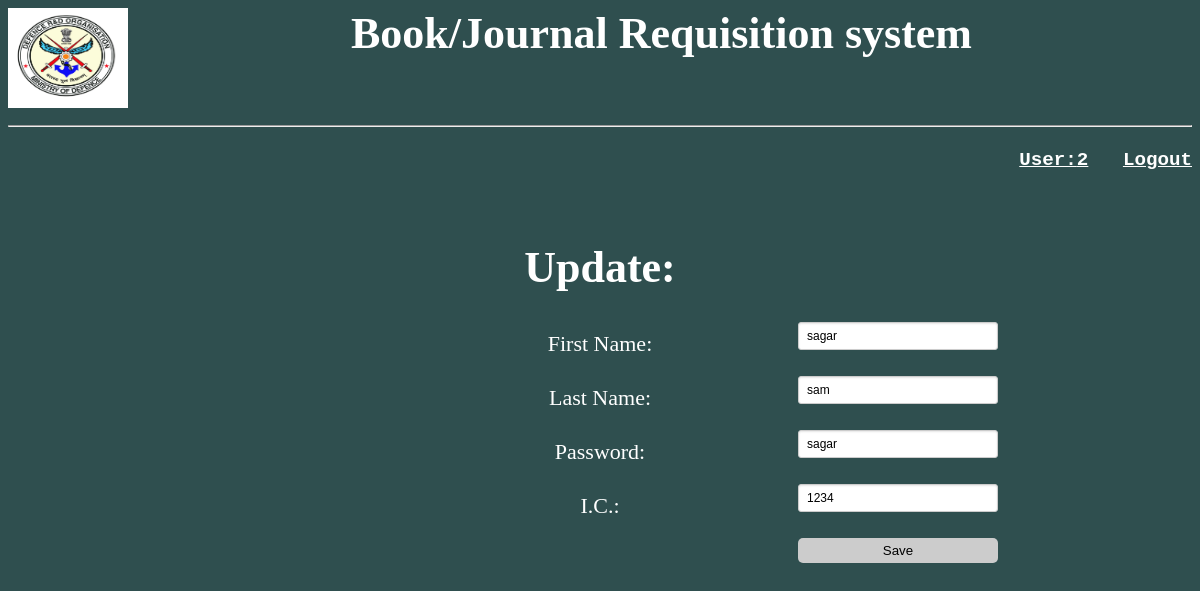
/adminedit2.php?id=1 (signed in), run on the app's committed database.
### tables this page shows
CREATE TABLE IF NOT EXISTS `admin_table` (
  `id` int(11) NOT NULL AUTO_INCREMENT,
  `fname` varchar(20) NOT NULL,
  `lname` varchar(20) NOT NULL,
  `admin_ic` varchar(20) NOT NULL,
  `password` varchar(30) NOT NULL,
  PRIMARY KEY (`id`)
);

### adminedit2.php (the view, shortened to what this page needs)
<?php
if(isset($_GET['id'])){
$id=$_GET['id'];
$res = mysql_query("SELECT * FROM admin_table WHERE id = '$id'");
$row= mysql_fetch_array($res);
}
?>
<html>
<link rel="stylesheet" type="text/css" href="useredit.css">
<head>
   <link rel="stylesheet" href="styles.css">
<a href="http://www.drdo.gov.in/drdo/labs/SSPL/English/index.jsp?pg=homebody.jsp"> <div id="image" style="float:left;">
        <img src="logo.jpg"  align="left"/ width="120px" height="100px"> </a></div>
<div><center><h1>Book/Journal Requisition system</h1></center></div>
<br>
<hr>
</head>
<body>
<p><pre>
<a href="adminedit.php"><h2 align='right'>User:<?php echo $ic=$_SESSION['ic']; ?></a>   <a href='logout.php'>Logout</a></h2>
</pre></p>
<form action="adminedit2.php" method="POST">
<center><h1>Update:</h1></center>
<label><center>First Name:<input type="text" name="fname" value="<?php echo $row[1];?>" ><br></label>
<label>Last Name:<input type="text" name="lname" value="<?php echo $row[2];?>" ><br></label>
<label>Password:<input type="text" name="pass" value="<?php echo $row[4];?>" ><br></label>
<label>I.C.:<input type="text" name="ic" value="<?php echo $row[3];?>" ><br></label>
<input type="submit" name="submit" value="Save">
</form>
</body>
</html>

### css/useredit.css (style rules this page uses)
body { font-family: kirvy; font-size: 22px; color:white; background-color: DarkSlateGray ; }
a { color:white; }
h2 { letter-spacesing: 20px; font-size: .2in }
label { display: block; position: relative; line-height: 2; margin: 10px 0px; }
input { position: absolute; margin-left: 70px; width: 15em; left: 720px }
input[type='text'] { border: 1px solid #ccc; border-radius: 3px; box-shadow: inset 0 1px 2px rgba(0,0,0,0.1); width:200px; min-height: 28px; padding: 4px 20px 4px 8px; font-size: 12px; -moz-transition: all .2s linear; -webkit-transition: all .2s linear; transition: all .2s linear }
input[type='submit'] { padding:5px 15px; background:#ccc; border:0 none; cursor:pointer; -webkit-border-radius: 5px; border-radius: 5px; }

### data on the page
admin_table: fname "sagar", lname "sam", pass "sagar", ic "1234"

### other printed values
$ic=$_SESSION['ic'] "2"
